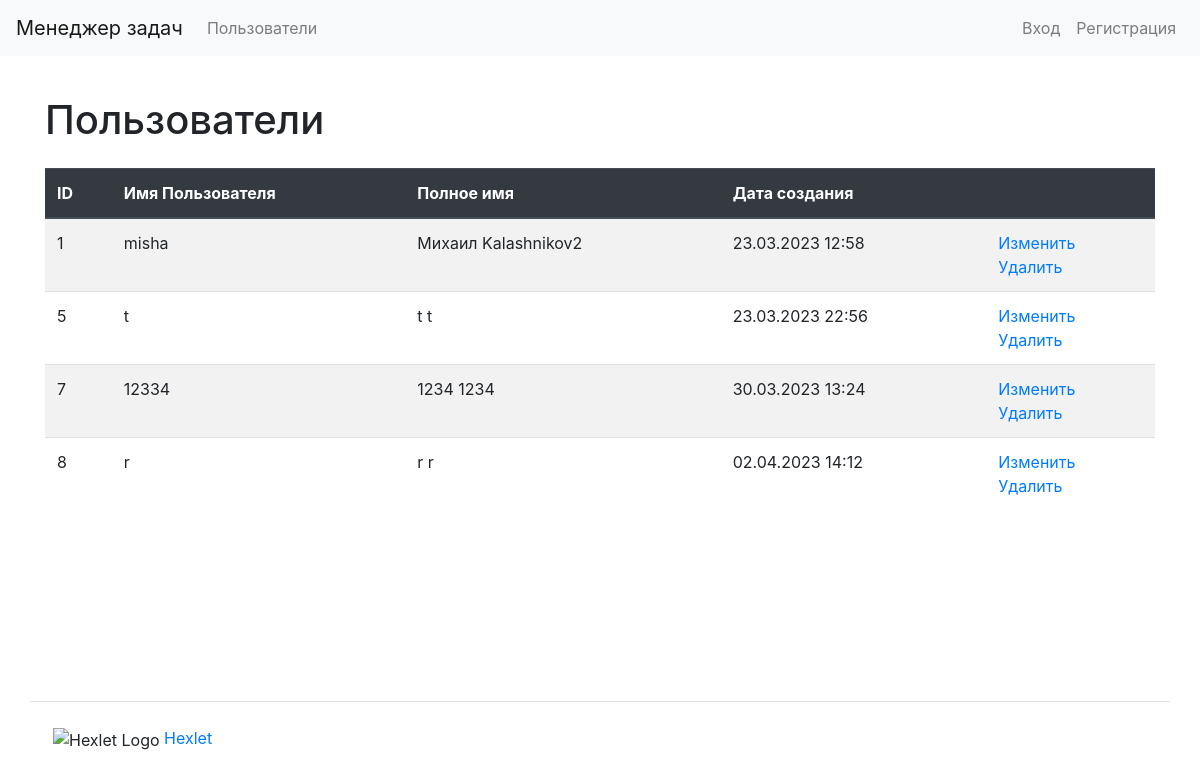
/users/, run on the app's committed database.
### task_manager/users/models.py (models this page shows, shortened)
class User(AbstractUser):
    first_name = models.CharField(max_length=150)
    last_name = models.CharField(max_length=150)

### task_manager/users/views.py (the view)
# urls.py: path('', Users.as_view(), name='users'),
class Users(ListView):
    model = User
    template_name = 'users/all.html'
    context_object_name = 'users'
    extra_context = {'title': _('Users')}

### task_manager/templates/users/all.html (shortened to what this page needs)
{% extends "base.html" %}
{% load bootstrap4 %}
{% load i18n %}
{% block content %}
    <h1 class="my-4">{{ title }}</h1>
    <table class="table table-striped">
        <thead class="thead-dark">
            <tr>
                <th>ID</th>
                <th>{% trans 'Username' %}</th>
                <th>{% trans 'Full name' %}</th>
                <th>{% trans 'Creation date' %}</th>
                <th></th>
            </tr>
        </thead>
        <tbody>
            {% if users %}
                {% for user in users %}
                    <tr>
                        <td>{{ user.id }}</td>
                        <td>{{ user.username }}</td>
                        <td>{{ user.first_name }} {{ user.last_name }}</td>
                        <td>{{ user.date_joined|date:"d.m.Y H:i" }}</td>
                        <td>
                          <a href="{% url 'user_update' user.id %}">{% trans 'Update' %}</a>
                          <br>
                          <a href="{% url 'user_delete' user.id %}">{% trans 'Delete' %}</a>
                        </td>
                    </tr>
                {% endfor %}
            {% endif %}
        </tbody>
    </table>
{% endblock content %}

### data on the page
User: id "1", username "misha", first_name "Михаил", last_name "Kalashnikov2", date_joined "23.03.2023 12:58"
User: id "5", username "t", first_name "t", last_name "t", date_joined "23.03.2023 22:56"
User: id "7", username "12334", first_name "1234", last_name "1234", date_joined "30.03.2023 13:24"
User: id "8", username "r", first_name "r", last_name "r", date_joined "02.04.2023 14:12"

### other printed values
{{ title }} "Пользователи"
